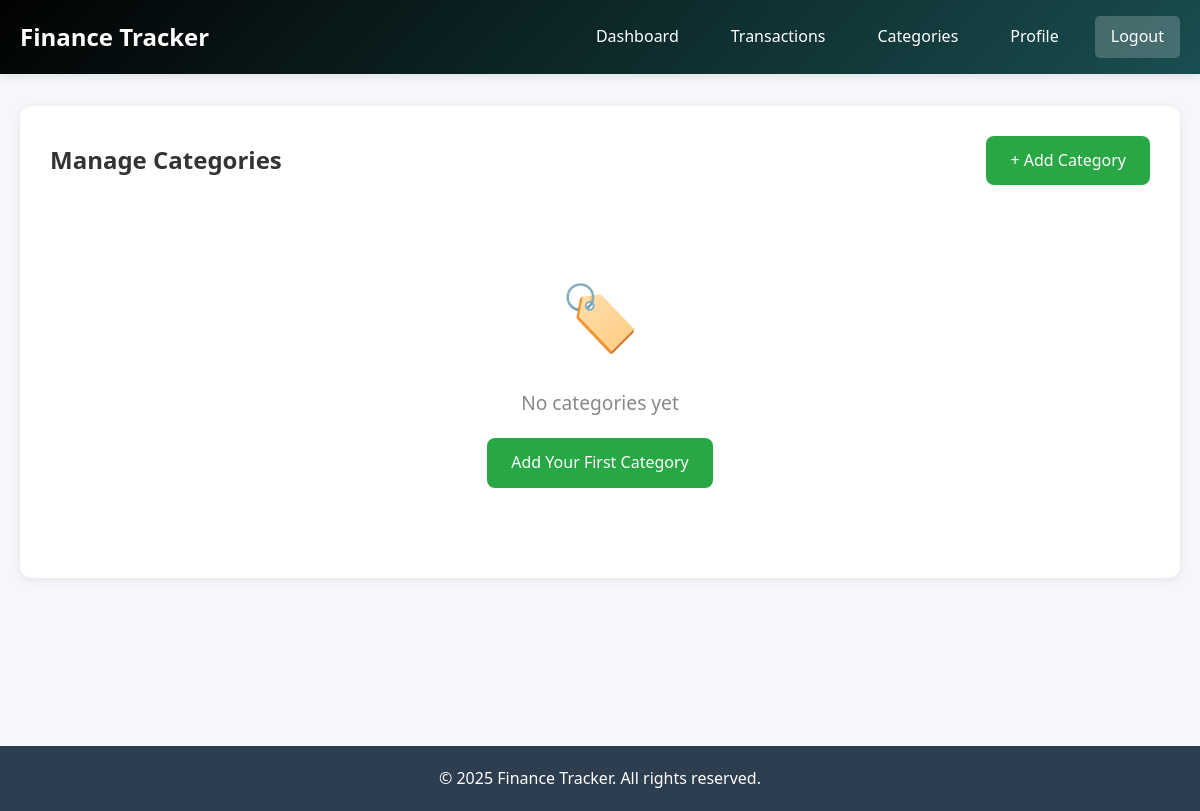
The page /financial/categories/ (signed in) on the database as committed earlier.
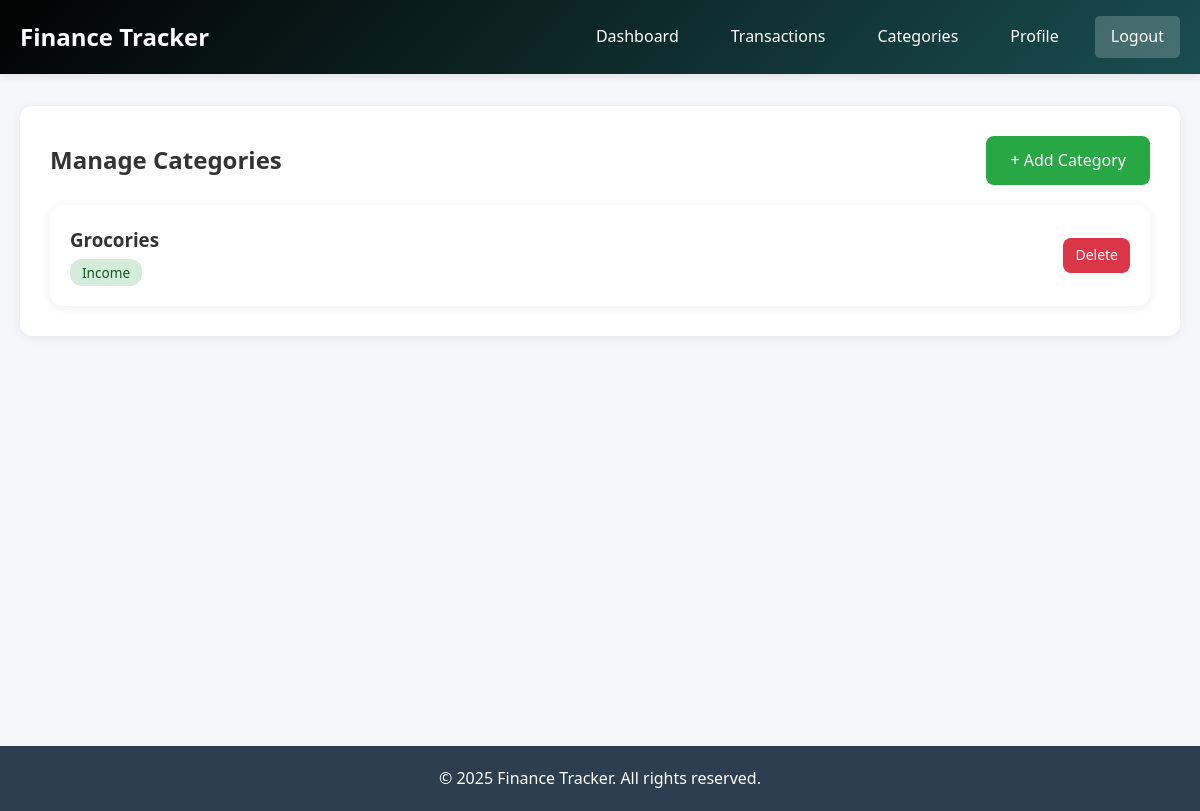
The same page on the database as committed later.
### finance/models.py (models this page shows, shortened)
class Category(models.Model):
    TYPE_CHOICES = [
        ('OFFERING', 'Offering'),
        ('OFFERING_GRATITUDE', 'Offering_gratitude'),
        ('TITHE','Tithe'),
        ('OTHERS','Others')
    ]
    user = models.ForeignKey(User, on_delete=models.CASCADE, related_name='categories')
    name = models.CharField(max_length=100)
    type = models.CharField(max_length=57, choices=TYPE_CHOICES)
    created_at = models.DateTimeField(auto_now_add=True)
    class Meta:
        verbose_name_plural = 'Categories'
        ordering = ['name']
        unique_together = ['user', 'name']

### finance/views.py (the view)
# urls.py: path('categories/', views.category_list, name='category_list'),
@login_required
def category_list(request):
    categories = Category.objects.filter(user=request.user)
    return render(request, 'finance/category_list.html', {'categories': categories})

### templates/finance/category_list.html
{% extends 'finance/layout.html' %}
{% load static %}
{% block body %}
    <nav class="navbar">
        <div class="nav-container">
            <a href="{% url 'financial_dashboard' %}" class="nav-brand">Finance Tracker</a>
            <div class="nav-links">
                <a href="{% url 'financial_dashboard' %}">Dashboard</a>
                <a href="{% url 'transaction_list' %}">Transactions</a>
                <a href="{% url 'category_list' %}">Categories</a>
                <a href="{% url 'role_management' %}">Profile</a>
                <a href="{% url '_logout' %}" class="btn-logout">Logout</a>
            </div>
        </div>
    </nav>
    <main class="main-content">
        <div class="card">
            <div class="card-header">
                <h1 class="card-title">Manage Categories</h1>
                <a href="{% url 'add_categories' %}" class="btn btn-success">+ Add Category</a>
            </div>
            {% if categories %}
            <div class="categories-grid">
                {% for category in categories %}
                <div class="category-card">
                    <div class="category-info">
                        <h3>{{ category.name }}</h3>
                        <span class="badge badge-{{ category.type|lower }}">{{ category.type }}</span>
                    </div>
                    <a href="{% url 'delete_category' category.id %}" class="btn btn-danger btn-small"
                       onclick="return confirm('Are you sure? This will affect all transactions in this category.')">
                        Delete
                    </a>
                </div>
                {% endfor %}
            </div>
            {% else %}
            <div class="empty-state">
                <div class="empty-state-icon">🏷️</div>
                <div class="empty-state-text">No categories yet</div>
                <a href="{% url 'add_categories' %}" class="btn btn-success">Add Your First Category</a>
            </div>
            {% endif %}
        </div>
    </main>
    <footer class="footer">
        <p>&copy; 2025 Finance Tracker. All rights reserved.</p>
    </footer>
{% endblock %}

Rows that differ between the two databases and show on the page:
added Category: name "Grocories", type "Income"
Other text that changed with them:
text no longer shown: "🏷️ No categories yet Add Your First Category"
